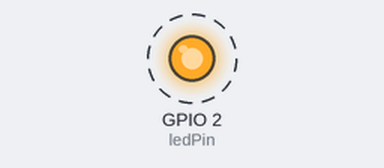
Bench run of a sketch on a simulated ESP32. Parts: output pins drawn as LEDs (lit = HIGH). Dashed ring = blinking. What the sketch prints to the serial monitor is not drawn.

Above: at 0.5 s.
Timing chart, 0 to 4.6 s (numbered marks = the images above):
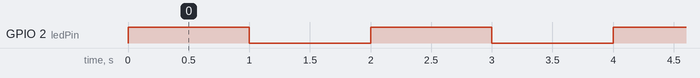

The sketch:

Delay_Counter_.ino
```cpp
// 🌟 LED Blinking with Counter – Learn Timing & Loops!
// 📌 This program turns an LED ON and OFF every second & counts the cycles.

const int ledPin = 2;  // 💡 LED pin (ESP32: 2, Arduino: 13)
int counter = 0;       // 🔢 Blink counter

void setup() {
    Serial.begin(115200);  // 🖥️ Start Serial Monitor
    pinMode(ledPin, OUTPUT);  // 🔌 Set LED pin as OUTPUT
    Serial.println("🚀 LED Blink Counter Started!");
}

void loop() {
    counter++;  // ➕ Increase blink count

    // 🔴 Turn LED ON
    digitalWrite(ledPin, HIGH);
    Serial.print("✨ Cycle "); Serial.print(counter); Serial.println(": 🔵LED ON");
    delay(1000);  // ⏳ Wait 1 second

    // ⚫ Turn LED OFF
    digitalWrite(ledPin, LOW);
    Serial.print("✨ Cycle "); Serial.print(counter); Serial.println(": ⚪LED OFF");
    delay(1000);  // ⏳ Wait 1 second

    // 🛠️ CUSTOMIZATION: Change the delay to blink faster/slower
    // Example: delay(500); for a faster blink rate
}
```

Measured:
- by itself, GPIO 2 (ledPin): alternates HIGH for 1.0 s and LOW for 1.0 s
